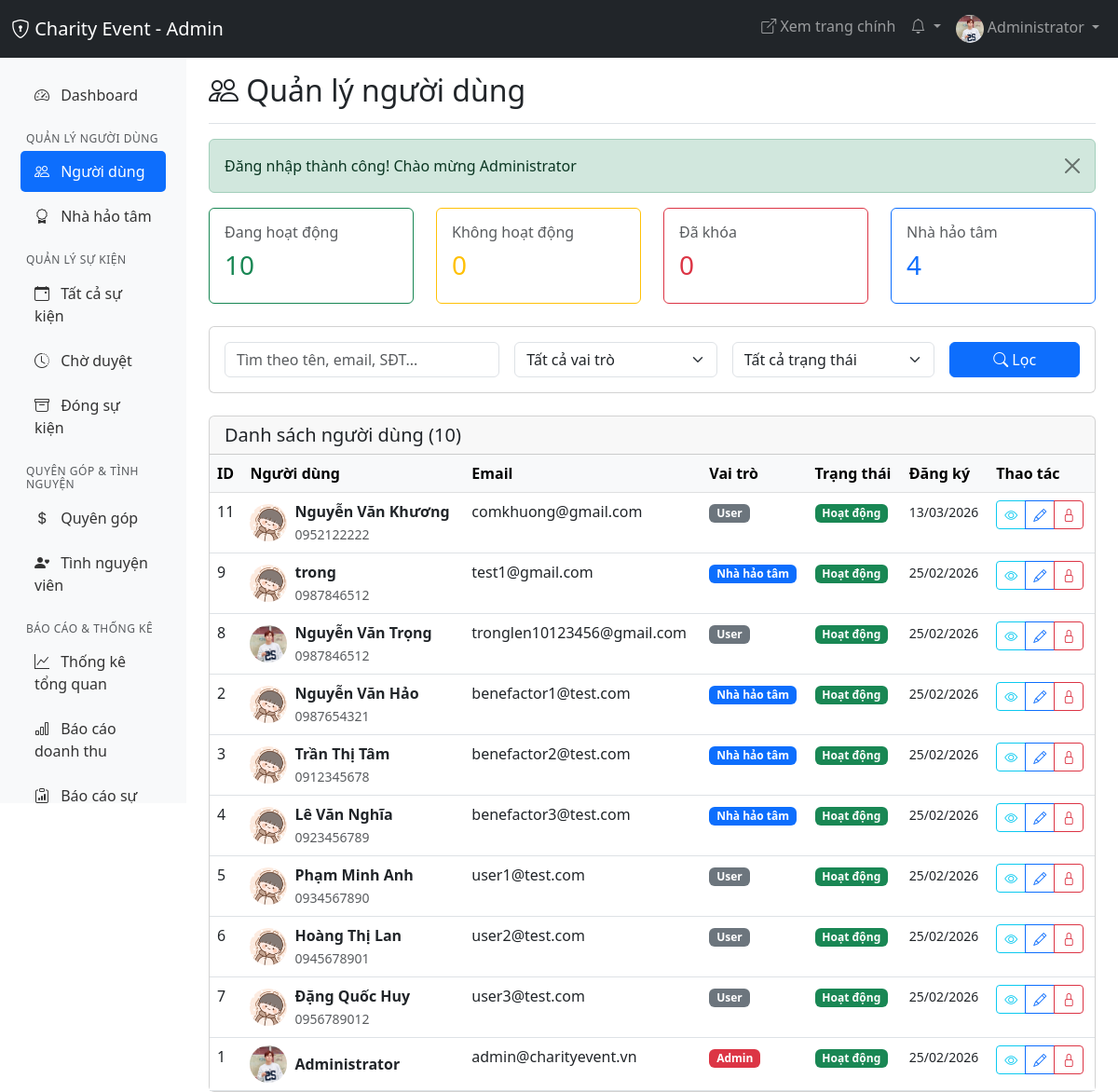
Screenshot of /admin/users/users.php (signed in) with the database file from the repository.
### tables this page shows
CREATE TABLE `users` (
  `id` int(11) NOT NULL,
  `fullname` varchar(100) NOT NULL,
  `email` varchar(100) NOT NULL,
  `password` varchar(255) NOT NULL,
  `phone` varchar(20) DEFAULT NULL,
  `avatar` varchar(255) DEFAULT 'default-avatar.png',
  `address` text DEFAULT NULL,
  `bio` text DEFAULT NULL,
  `city` varchar(100) DEFAULT NULL,
  `district` varchar(100) DEFAULT NULL,
  `role` enum('user','benefactor','admin') DEFAULT 'user',
  `benefactor_status` enum('none','pending','approved','rejected') DEFAULT 'none',
  `benefactor_verified_at` timestamp NULL DEFAULT NULL,
  `benefactor_verified_by` int(11) DEFAULT NULL,
  `status` enum('active','inactive','banned') DEFAULT 'active',
  `last_login` timestamp NULL DEFAULT NULL,
  `created_at` timestamp NOT NULL DEFAULT current_timestamp(),
  `updated_at` timestamp NOT NULL DEFAULT current_timestamp() ON UPDATE current_timestamp(),
  `public_profile` tinyint(1) DEFAULT 1,
  `show_donations` tinyint(1) DEFAULT 1,
  `show_volunteers` tinyint(1) DEFAULT 1,
  `email_notifications` tinyint(1) DEFAULT 1,
  `donation_notifications` tinyint(1) DEFAULT 1,
  `volunteer_notifications` tinyint(1) DEFAULT 1,
  `event_notifications` tinyint(1) DEFAULT 1
);

### config/db.php (called while the page is built, shortened)
<?php
function formatDate($date, $format = 'd/m/Y') {
    return date($format, strtotime($date));
}
function getFlashMessage() {
    if (isset($_SESSION['flash_message'])) {
        $type = $_SESSION['flash_type'] ?? 'info';
        $message = $_SESSION['flash_message'];
        return ['type' => $type, 'message' => $message];
    }
    return null;
}
?>

### admin/users/users.php (the view, shortened to what this page needs)
<?php
require_once '../../config/db.php';
$pageTitle = 'Quản lý người dùng';
$page = isset($_GET['page']) ? (int)$_GET['page'] : 1;
$perPage = 20;
$offset = ($page - 1) * $perPage;
$search = $_GET['search'] ?? '';
$where = ['1=1'];
$params = [];
$whereClause = implode(' AND ', $where);
$countQuery = "SELECT COUNT(*) FROM users WHERE $whereClause";
$stmt = $pdo->prepare($countQuery);
$stmt->execute($params);
$totalUsers = $stmt->fetchColumn();
$query = "SELECT * FROM users WHERE $whereClause ORDER BY created_at DESC LIMIT $perPage OFFSET $offset";
$stmt = $pdo->prepare($query);
$stmt->execute($params);
$users = $stmt->fetchAll();
$totalActive = $pdo->query("SELECT COUNT(*) FROM users WHERE status = 'active'")->fetchColumn();
$totalInactive = $pdo->query("SELECT COUNT(*) FROM users WHERE status = 'inactive'")->fetchColumn();
$totalBanned = $pdo->query("SELECT COUNT(*) FROM users WHERE status = 'banned'")->fetchColumn();
$totalBenefactors = $pdo->query("SELECT COUNT(*) FROM users WHERE benefactor_status = 'approved'")->fetchColumn();
?>
<!DOCTYPE html>
<html lang="vi">
<head>
    <link href="https://cdn.jsdelivr.net/npm/bootstrap@5.3.0/dist/css/bootstrap.min.css" rel="stylesheet">
    <link rel="stylesheet" href="https://cdn.jsdelivr.net/npm/bootstrap-icons@1.11.0/font/bootstrap-icons.css">
</head>
<body>
    <?php include '../includes/admin_navbar.php'; ?>
    <div class="container-fluid">
        <div class="row">
            <?php include '../includes/admin_sidebar.php'; ?>
            <main class="col-md-9 ms-sm-auto col-lg-10 px-md-4">
                <div class="d-flex justify-content-between flex-wrap flex-md-nowrap align-items-center pt-3 pb-2 mb-3 border-bottom">
                    <h1 class="h2"><i class="bi bi-people"></i> <?= $pageTitle ?></h1>
                </div>
                <?php
                $flash = getFlashMessage();
                if ($flash):
                ?>
                <div class="alert alert-<?= $flash['type'] ?> alert-dismissible fade show" role="alert">
                    <?= $flash['message'] ?>
                    <button type="button" class="btn-close" data-bs-dismiss="alert"></button>
                </div>
                <?php endif; ?>
                <div class="row mb-4">
                    <div class="col-md-3">
                        <div class="card border-success">
                            <div class="card-body">
                                <h6 class="text-muted">Đang hoạt động</h6>
                                <h3 class="text-success"><?= number_format($totalActive) ?></h3>
                            </div>
                        </div>
                    </div>
                    <div class="col-md-3">
                        <div class="card border-warning">
                            <div class="card-body">
                                <h6 class="text-muted">Không hoạt động</h6>
                                <h3 class="text-warning"><?= number_format($totalInactive) ?></h3>
                            </div>
                        </div>
                    </div>
                    <div class="col-md-3">
                        <div class="card border-danger">
                            <div class="card-body">
                                <h6 class="text-muted">Đã khóa</h6>
                                <h3 class="text-danger"><?= number_format($totalBanned) ?></h3>
                            </div>
                        </div>
                    </div>
                    <div class="col-md-3">
                        <div class="card border-primary">
                            <div class="card-body">
                                <h6 class="text-muted">Nhà hảo tâm</h6>
                                <h3 class="text-primary"><?= number_format($totalBenefactors) ?></h3>
                            </div>
                        </div>
                    </div>
                </div>
                <div class="card mb-4">
                    <div class="card-body">
                        <form method="GET" class="row g-3">
                            <div class="col-md-4">
                                <input type="text" class="form-control" name="search"
                                       placeholder="Tìm theo tên, email, SĐT..."
                                       value="<?= htmlspecialchars($search) ?>">
                            </div>
                            <div class="col-md-3">
                                <select class="form-select" name="role">
                                    <option value="">Tất cả vai trò</option>
                                </select>
                            </div>
                            <div class="col-md-3">
                                <select class="form-select" name="status">
                                    <option value="">Tất cả trạng thái</option>
                                </select>
                            </div>
                            <div class="col-md-2">
                                <button type="submit" class="btn btn-primary w-100">
                                    <i class="bi bi-search"></i> Lọc
                                </button>
                            </div>
                        </form>
                    </div>
                </div>
                <div class="card">
                    <div class="card-header d-flex justify-content-between align-items-center">
                        <h5 class="mb-0">Danh sách người dùng (<?= number_format($totalUsers) ?>)</h5>
                    </div>
                    <div class="card-body p-0">
                        <div class="table-responsive">
                            <table class="table table-hover mb-0">
                                <thead class="table-light">
                                    <tr>
                                        <th>ID</th>
                                        <th>Người dùng</th>
                                        <th>Email</th>
                                        <th>Vai trò</th>
                                        <th>Trạng thái</th>
                                        <th>Đăng ký</th>
                                        <th>Thao tác</th>
                                    </tr>
                                </thead>
                                <tbody>
                                    <?php if (count($users) > 0): ?>
                                        <?php foreach ($users as $user): ?>
                                        <tr>
                                            <td><?= $user['id'] ?></td>
                                            <td>
                                                <div class="d-flex align-items-center">
                                                    <img src="<?= BASE_URL ?>/public/uploads/avatars/<?= $user['avatar'] ?>"
                                                         alt="Avatar" class="rounded-circle me-2"
                                                         style="width: 40px; height: 40px; object-fit: cover;"
                                                         onerror="this.src='<?= BASE_URL ?>/public/uploads/avatars/avatar1.jpg'">
                                                    <div>
                                                        <div class="fw-bold"><?= htmlspecialchars($user['fullname']) ?></div>
                                                        <?php if ($user['phone']): ?>
                                                        <small class="text-muted"><?= htmlspecialchars($user['phone']) ?></small>
                                                        <?php endif; ?>
                                                    </div>
                                                </div>
                                            </td>
                                            <td><?= htmlspecialchars($user['email']) ?></td>
                                            <td>
                                                <?php
                                                $roleColors = [
                                                    'user' => 'secondary',
                                                    'benefactor' => 'primary',
                                                    'admin' => 'danger'
                                                ];
                                                $roleLabels = [
                                                    'user' => 'User',
                                                    'benefactor' => 'Nhà hảo tâm',
                                                    'admin' => 'Admin'
                                                ];
                                                ?>
                                                <span class="badge bg-<?= $roleColors[$user['role']] ?>">
                                                    <?= $roleLabels[$user['role']] ?>
                                                </span>
                                            </td>
                                            <td>
                                                <?php
                                                $statusColors = [
                                                    'active' => 'success',
                                                    'inactive' => 'warning',
                                                    'banned' => 'danger'
                                                ];
                                                $statusLabels = [
                                                    'active' => 'Hoạt động',
                                                    'inactive' => 'Không hoạt động',
                                                    'banned' => 'Đã khóa'
                                                ];
                                                ?>
                                                <span class="badge bg-<?= $statusColors[$user['status']] ?>">
                                                    <?= $statusLabels[$user['status']] ?>
                                                </span>
                                            </td>
                                            <td>
                                                <small><?= formatDate($user['created_at']) ?></small>
                                            </td>
                                            <td>
                                                <div class="btn-group btn-group-sm" role="group">
                                                    <a href="user_detail.php?id=<?= $user['id'] ?>"
                                                       class="btn btn-outline-info" title="Chi tiết">
                                                        <i class="bi bi-eye"></i>
                                                    </a>
                                                    <a href="edit_user.php?id=<?= $user['id'] ?>"
                                                       class="btn btn-outline-primary" title="Chỉnh sửa">
                                                        <i class="bi bi-pencil"></i>
                                                    </a>
                                                    <?php if ($user['status'] != 'banned'): ?>
                                                    <a href="ban_user.php?id=<?= $user['id'] ?>"
                                                       class="btn btn-outline-danger"
                                                       onclick="return confirm('Bạn có chắc muốn khóa người dùng này?')"
                                                       title="Khóa">
                                                        <i class="bi bi-lock"></i>
                                                    </a>
                                                    <?php endif; ?>
                                                </div>
                                            </td>
                                        </tr>
                                        <?php endforeach; ?>
                                    <?php endif; ?>
                                </tbody>
                            </table>
                        </div>
                    </div>
                </div>
            </main>
        </div>
    </div>
</body>
</html>

### rows the page displays
users: id "11", fullname "Nguyễn Văn Khương", phone "0952122222", email "comkhuong@gmail.com", role "User", status "Hoạt động", created_at "13/03/2026"
users: id "9", fullname "trong", phone "0987846512", email "test1@gmail.com", role "Nhà hảo tâm", status "Hoạt động", created_at "25/02/2026"
users: id "8", avatar (picture), fullname "Nguyễn Văn Trọng", phone "0987846512", email "tronglen10123456@gmail.com", role "User", status "Hoạt động", created_at "25/02/2026"
users: id "2", fullname "Nguyễn Văn Hảo", phone "0987654321", email "benefactor1@test.com", role "Nhà hảo tâm", status "Hoạt động", created_at "25/02/2026"
users: id "3", fullname "Trần Thị Tâm", phone "0912345678", email "benefactor2@test.com", role "Nhà hảo tâm", status "Hoạt động", created_at "25/02/2026"
users: id "4", fullname "Lê Văn Nghĩa", phone "0923456789", email "benefactor3@test.com", role "Nhà hảo tâm", status "Hoạt động", created_at "25/02/2026"
users: id "5", fullname "Phạm Minh Anh", phone "0934567890", email "user1@test.com", role "User", status "Hoạt động", created_at "25/02/2026"
users: id "6", fullname "Hoàng Thị Lan", phone "0945678901", email "user2@test.com", role "User", status "Hoạt động", created_at "25/02/2026"
users: id "7", fullname "Đặng Quốc Huy", phone "0956789012", email "user3@test.com", role "User", status "Hoạt động", created_at "25/02/2026"
users: id "1", avatar (picture), fullname "Administrator", email "admin@charityevent.vn", role "Admin", status "Hoạt động", created_at "25/02/2026"

### other values shown
SITE_NAME "Charity Event"
$_SESSION['fullname'] "Administrator"
$pageTitle "Quản lý người dùng"
$flash['message'] "Đăng nhập thành công! Chào mừng Administrator"
$totalActive "10"
$totalInactive "0"
$totalBanned "0"
$totalBenefactors "4"
$totalUsers "10"
